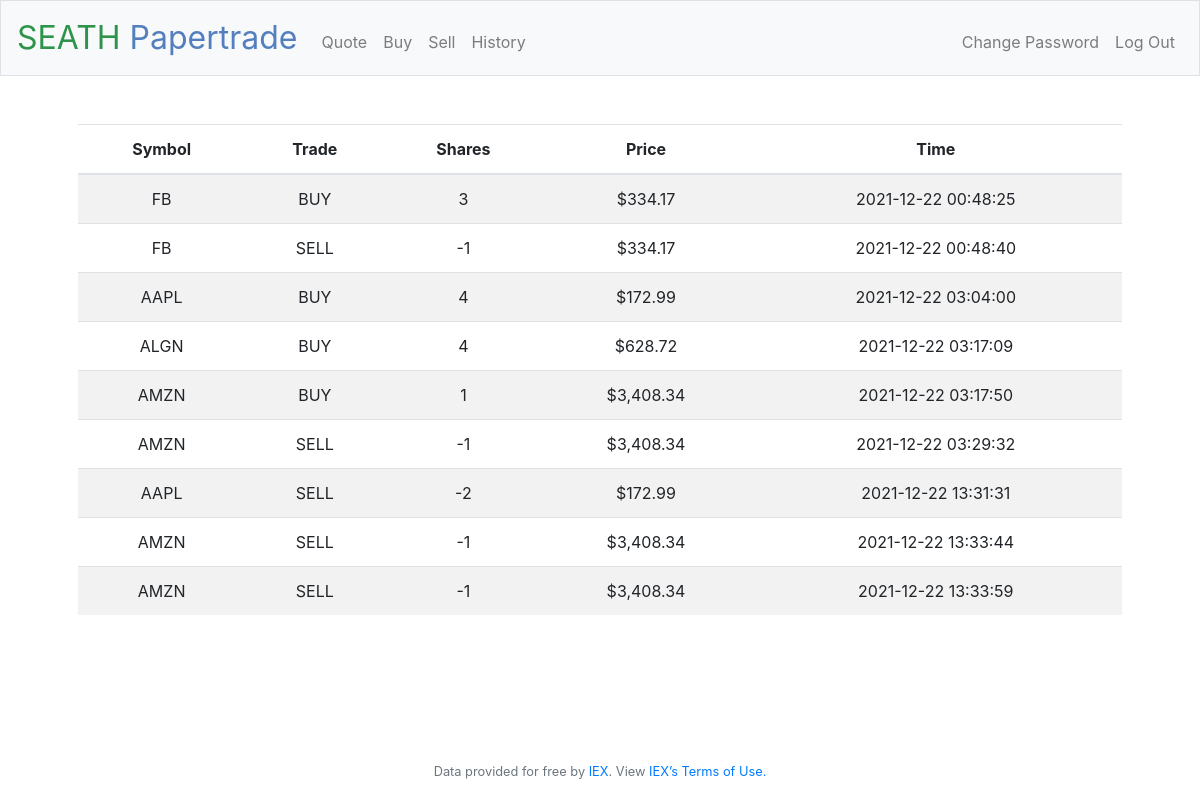
Screenshot of /history (signed in) with the database file from the repository.
### tables this page shows
CREATE TABLE portfolio (
  id INTEGER PRIMARY KEY AUTOINCREMENT,
  user_id INTEGER NOT NULL,
  stock TEXT NOT NULL,
  symbol TEXT NOT NULL,
  shares INTEGER NOT NULL,
  price NUMERIC NOT NULL,
  trade TEXT NOT NULL,
  time TIMESTAMP DEFAULT CURRENT_TIMESTAMP,
  FOREIGN KEY(user_id) REFERENCES users(id)
);

### app/routes.py (the view)
@app.route("/history")
@login_required
def history():
    user_id = session.get('user_id')
    c.execute('SELECT symbol, shares, price, trade, time FROM portfolio WHERE user_id = ?', (user_id, ))
    trade_history = c.fetchall()
    return render_template('history.html', trades=trade_history, usd=usd)

### app/__init__.py (called while the page is built)
@app.after_request
def after_request(response):
    response.headers["Cache-Control"] = "no-cache, no-store, must-revalidate"
    response.headers["Expires"] = 0
    response.headers["Pragma"] = "no-cache"
    return response

### app/models.py (called while the page is built)
def dict_factory(cursor, row):
    d = {}
    for idx, col in enumerate(cursor.description):
        d[col[0]] = row[idx]
    return d

def login_required(f):
    @wraps(f)
    def decorated_function(*args, **kwargs):
        if session.get("user_id") is None:
            return redirect("/login")
        return f(*args, **kwargs)
    return decorated_function

def usd(value):
    return f"${value:,.2f}"

### app/templates/history.html (shortened to what this page needs)
{% extends "layout.html" %}
{% block main %}
    <table class='table table-striped'>
        <thead>
            <tr>
                <th>Symbol</th>
                <th>Trade</th>
                <th>Shares</th>
                <th>Price</th>
                <th>Time</th>
            </tr>
        </thead>
        <tbody>
            {% for i in trades %}
            <tr>
                <td>{{ i['symbol'].upper() }}</td>
                <td>{{ i['trade'] }}</td>
                <td>{{ i['shares'] }}</td>
                <td>{{ usd(i['price']) }}</td>
                <td>{{ i['time'] }}</td>
            </tr>
            {% endfor %}
        </tbody>
    </table>
{% endblock %}

### rows the page displays
portfolio: symbol "FB", trade "BUY", shares "3", price "$334.17", time "2021-12-22 00:48:25"
portfolio: symbol "FB", trade "SELL", shares "-1", price "$334.17", time "2021-12-22 00:48:40"
portfolio: symbol "AAPL", trade "BUY", shares "4", price "$172.99", time "2021-12-22 03:04:00"
portfolio: symbol "ALGN", trade "BUY", shares "4", price "$628.72", time "2021-12-22 03:17:09"
portfolio: symbol "AMZN", trade "BUY", shares "1", price "$3,408.34", time "2021-12-22 03:17:50"
portfolio: symbol "AMZN", trade "SELL", shares "-1", price "$3,408.34", time "2021-12-22 03:29:32"
portfolio: symbol "AAPL", trade "SELL", shares "-2", price "$172.99", time "2021-12-22 13:31:31"
portfolio: symbol "AMZN", trade "SELL", shares "-1", price "$3,408.34", time "2021-12-22 13:33:44"
portfolio: symbol "AMZN", trade "SELL", shares "-1", price "$3,408.34", time "2021-12-22 13:33:59"
